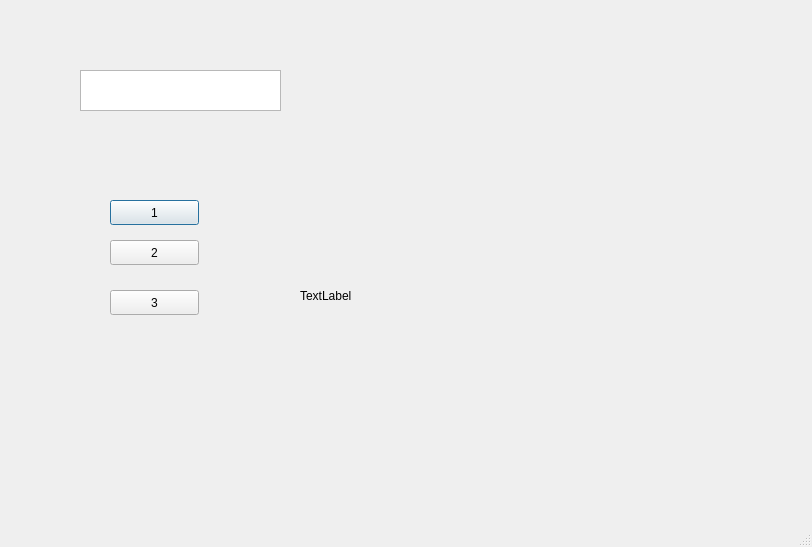
<?xml version="1.0" encoding="UTF-8"?>
<ui version="4.0">
 <class>Dialog</class>
 <widget class="QDialog" name="Dialog">
  <property name="geometry">
   <rect>
    <x>0</x>
    <y>0</y>
    <width>812</width>
    <height>547</height>
   </rect>
  </property>
  <property name="windowTitle">
   <string>Dialog</string>
  </property>
  <property name="sizeGripEnabled">
   <bool>true</bool>
  </property>
  <widget class="QPushButton" name="pushButton">
   <property name="geometry">
    <rect>
     <x>110</x>
     <y>200</y>
     <width>89</width>
     <height>25</height>
    </rect>
   </property>
   <property name="text">
    <string>1</string>
   </property>
  </widget>
  <widget class="QPushButton" name="pushButton_2">
   <property name="geometry">
    <rect>
     <x>110</x>
     <y>240</y>
     <width>89</width>
     <height>25</height>
    </rect>
   </property>
   <property name="text">
    <string>2</string>
   </property>
  </widget>
  <widget class="QTextEdit" name="textEdit">
   <property name="geometry">
    <rect>
     <x>80</x>
     <y>70</y>
     <width>201</width>
     <height>41</height>
    </rect>
   </property>
  </widget>
  <widget class="QPushButton" name="pushButton_3">
   <property name="geometry">
    <rect>
     <x>110</x>
     <y>290</y>
     <width>89</width>
     <height>25</height>
    </rect>
   </property>
   <property name="text">
    <string>3</string>
   </property>
  </widget>
  <widget class="QLabel" name="label">
   <property name="geometry">
    <rect>
     <x>300</x>
     <y>60</y>
     <width>501</width>
     <height>471</height>
    </rect>
   </property>
   <property name="text">
    <string>TextLabel</string>
   </property>
  </widget>
 </widget>
 <resources/>
 <connections>
  <connection>
   <sender>pushButton</sender>
   <signal>clicked()</signal>
   <receiver>Dialog</receiver>
   <slot>slot1()</slot>
   <hints>
    <hint type="sourcelabel">
     <x>140</x>
     <y>213</y>
    </hint>
    <hint type="destinationlabel">
     <x>326</x>
     <y>198</y>
    </hint>
   </hints>
  </connection>
  <connection>
   <sender>pushButton_2</sender>
   <signal>clicked()</signal>
   <receiver>Dialog</receiver>
   <slot>slot2()</slot>
   <hints>
    <hint type="sourcelabel">
     <x>193</x>
     <y>252</y>
    </hint>
    <hint type="destinationlabel">
     <x>258</x>
     <y>254</y>
    </hint>
   </hints>
  </connection>
  <connection>
   <sender>pushButton_3</sender>
   <signal>clicked()</signal>
   <receiver>Dialog</receiver>
   <slot>slot3()</slot>
   <hints>
    <hint type="sourcelabel">
     <x>157</x>
     <y>302</y>
    </hint>
    <hint type="destinationlabel">
     <x>221</x>
     <y>303</y>
    </hint>
   </hints>
  </connection>
 </connections>
 <slots>
  <signal>signal1()</signal>
  <slot>slot1()</slot>
  <slot>slot2()</slot>
  <slot>slot3()</slot>
 </slots>
</ui>
